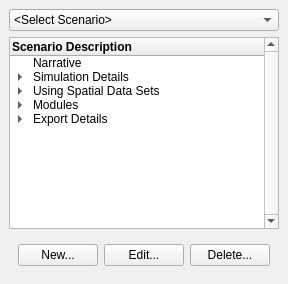
  <widget class="QDockWidget" name="ScenarioDock">
   <property name="minimumSize">
    <size>
     <width>280</width>
     <height>189</height>
    </size>
   </property>
   <property name="floating">
    <bool>false</bool>
   </property>
   <property name="features">
    <set>QDockWidget::AllDockWidgetFeatures</set>
   </property>
   <property name="allowedAreas">
    <set>Qt::LeftDockWidgetArea|Qt::RightDockWidgetArea</set>
   </property>
   <property name="windowTitle">
    <string>Scenarios</string>
   </property>
   <attribute name="dockWidgetArea">
    <number>1</number>
   </attribute>
   <widget class="QWidget" name="ScenarioDock_Contents">
    <layout class="QVBoxLayout" name="verticalLayout_3">
     <item>
      <widget class="QComboBox" name="ScenarioDock_Combo">
       <item>
        <property name="text">
         <string>&lt;Select Scenario&gt;</string>
        </property>
       </item>
      </widget>
     </item>
     <item>
      <widget class="QTreeWidget" name="ScenarioDock_View">
       <property name="verticalScrollBarPolicy">
        <enum>Qt::ScrollBarAlwaysOn</enum>
       </property>
       <property name="alternatingRowColors">
        <bool>false</bool>
       </property>
       <property name="wordWrap">
        <bool>true</bool>
       </property>
       <column>
        <property name="text">
         <string>Scenario Description</string>
        </property>
        <property name="font">
         <font>
          <weight>75</weight>
          <bold>true</bold>
         </font>
        </property>
       </column>
       <item>
        <property name="text">
         <string>Narrative</string>
        </property>
        <property name="icon">
         <iconset resource="graphics/ubeats.qrc">
          <normaloff>:/icons/pages-brown-icon.png</normaloff>:/icons/pages-brown-icon.png</iconset>
        </property>
       </item>
       <item>
        <property name="text">
         <string>Simulation Details</string>
        </property>
        <property name="icon">
         <iconset resource="graphics/ubeats.qrc">
          <normaloff>:/icons/Settings-icon.png</normaloff>:/icons/Settings-icon.png</iconset>
        </property>
        <item>
         <property name="text">
          <string>Type: &lt;static&gt;</string>
         </property>
        </item>
        <item>
         <property name="text">
          <string>Status: &lt;none&gt;</string>
         </property>
        </item>
        <item>
         <property name="text">
          <string>Simulation Year(s): &lt;year&gt;</string>
         </property>
        </item>
       </item>
       <item>
        <property name="text">
         <string>Using Spatial Data Sets</string>
        </property>
        <property name="icon">
         <iconset resource="graphics/ubeats.qrc">
          <normaloff>:/icons/Misc-Database-3-icon.png</normaloff>:/icons/Misc-Database-3-icon.png</iconset>
        </property>
        <item>
         <property name="text">
          <string>&lt;no files&gt;</string>
         </property>
        </item>
       </item>
       <item>
        <property name="text">
         <string>Modules</string>
        </property>
        <property name="icon">
         <iconset resource="graphics/ubeats.qrc">
          <normaloff>:/icons/palette-icon.png</normaloff>:/icons/palette-icon.png</iconset>
        </property>
        <item>
         <property name="text">
          <string>Spatial Setup</string>
         </property>
         <property name="checkState">
          <enum>Checked</enum>
         </property>
         <property name="icon">
          <iconset resource="graphics/ubeats.qrc">
           <normaloff>:/icons/Data-Grid-icon.png</normaloff>:/icons/Data-Grid-icon.png</iconset>
         </property>
        </item>
        <item>
         <property name="text">
          <string>Climate Setup</string>
         </property>
         <property name="checkState">
          <enum>Checked</enum>
         </property>
         <property name="icon">
          <iconset resource="graphics/ubeats.qrc">
           <normaloff>:/icons/cloudy-with-rain-2667018_960_720.png</normaloff>:/icons/cloudy-with-rain-2667018_960_720.png</iconset>
         </property>
        </item>
        <item>
         <property name="text">
          <string>Urban Development</string>
         </property>
         <property name="checkState">
          <enum>Checked</enum>
         </property>
         <property name="icon">
          <iconset resource="graphics/ubeats.qrc">
           <normaloff>:/icons/map-icon.png</normaloff>:/icons/map-icon.png</iconset>
         </property>
        </item>
        <item>
         <property name="text">
          <string>Urban Planning</string>
         </property>
         <property name="checkState">
          <enum>Checked</enum>
         </property>
         <property name="icon">
          <iconset resource="graphics/ubeats.qrc">
           <normaloff>:/icons/Very-Basic-Design-icon.png</normaloff>:/icons/Very-Basic-Design-icon.png</iconset>
         </property>
        </item>
        <item>
         <property name="text">
          <string>Socio-Economic</string>
         </property>
         <property name="checkState">
          <enum>Checked</enum>
         </property>
         <property name="icon">
          <iconset resource="graphics/ubeats.qrc">
           <normaloff>:/icons/community-users-icon.png</normaloff>:/icons/community-users-icon.png</iconset>
         </property>
        </item>
        <item>
         <property name="text">
          <string>Spatial Mapping</string>
         </property>
         <property name="checkState">
          <enum>Checked</enum>
         </property>
         <property name="icon">
          <iconset resource="graphics/ubeats.qrc">
           <normaloff>:/icons/GISLayers.png</normaloff>:/icons/GISLayers.png</iconset>
         </property>
        </item>
        <item>
         <property name="text">
          <string>Regulation</string>
         </property>
         <property name="checkState">
          <enum>Checked</enum>
         </property>
         <property name="icon">
          <iconset resource="graphics/ubeats.qrc">
           <normaloff>:/icons/Actions-view-pim-tasks-icon.png</normaloff>:/icons/Actions-view-pim-tasks-icon.png</iconset>
         </property>
        </item>
        <item>
         <property name="text">
          <string>Infrastructure</string>
         </property>
         <property name="checkState">
          <enum>Checked</enum>
         </property>
         <property name="icon">
          <iconset resource="graphics/ubeats.qrc">
           <normaloff>:/icons/Bench-icon.png</normaloff>:/icons/Bench-icon.png</iconset>
         </property>
        </item>
        <item>
         <property name="text">
          <string>System Performance</string>
         </property>
         <property name="checkState">
          <enum>Checked</enum>
         </property>
         <property name="icon">
          <iconset resource="graphics/ubeats.qrc">
           <normaloff>:/icons/Bar-chart-icon.png</normaloff>:/icons/Bar-chart-icon.png</iconset>
         </property>
        </item>
        <item>
         <property name="text">
          <string>Impact</string>
         </property>
         <property name="checkState">
          <enum>Checked</enum>
         </property>
         <property name="icon">
          <iconset resource="graphics/ubeats.qrc">
           <normaloff>:/icons/Market-Analysis-icon.png</normaloff>:/icons/Market-Analysis-icon.png</iconset>
         </property>
        </item>
        <item>
         <property name="text">
          <string>Decision Analysis</string>
         </property>
         <property name="checkState">
          <enum>Checked</enum>
         </property>
         <property name="icon">
          <iconset resource="graphics/ubeats.qrc">
           <normaloff>:/icons/Data-Flow-Chart-icon.png</normaloff>:/icons/Data-Flow-Chart-icon.png</iconset>
         </property>
        </item>
       </item>
       <item>
        <property name="text">
         <string>Export Details</string>
        </property>
        <property name="icon">
         <iconset resource="graphics/ubeats.qrc">
          <normaloff>:/icons/export-icon.png</normaloff>:/icons/export-icon.png</iconset>
        </property>
        <item>
         <property name="text">
          <string>File Naming: &lt;name&gt;</string>
         </property>
        </item>
        <item>
         <property name="text">
          <string>Path: &lt;path&gt;</string>
         </property>
        </item>
       </item>
      </widget>
     </item>
     <item>
      <widget class="QWidget" name="ScenarioDock_Controls" native="true">
       <layout class="QHBoxLayout" name="horizontalLayout_2">
        <item>
         <widget class="QPushButton" name="newScenario">
          <property name="text">
           <string>New...</string>
          </property>
          <property name="icon">
           <iconset resource="graphics/ubeats.qrc">
            <normaloff>:/icons/add-icon.png</normaloff>:/icons/add-icon.png</iconset>
          </property>
          <property name="iconSize">
           <size>
            <width>20</width>
            <height>20</height>
           </size>
          </property>
         </widget>
        </item>
        <item>
         <widget class="QPushButton" name="editScenario">
          <property name="text">
           <string>Edit...</string>
          </property>
          <property name="icon">
           <iconset resource="graphics/ubeats.qrc">
            <normaloff>:/icons/Editing-edit-icon.png</normaloff>:/icons/Editing-edit-icon.png</iconset>
          </property>
         </widget>
        </item>
        <item>
         <widget class="QPushButton" name="deleteScenario">
          <property name="text">
           <string>Delete...</string>
          </property>
          <property name="icon">
           <iconset resource="graphics/ubeats.qrc">
            <normaloff>:/icons/delete-icon.png</normaloff>:/icons/delete-icon.png</iconset>
          </property>
         </widget>
        </item>
       </layout>
      </widget>
     </item>
    </layout>
   </widget>
  </widget>
